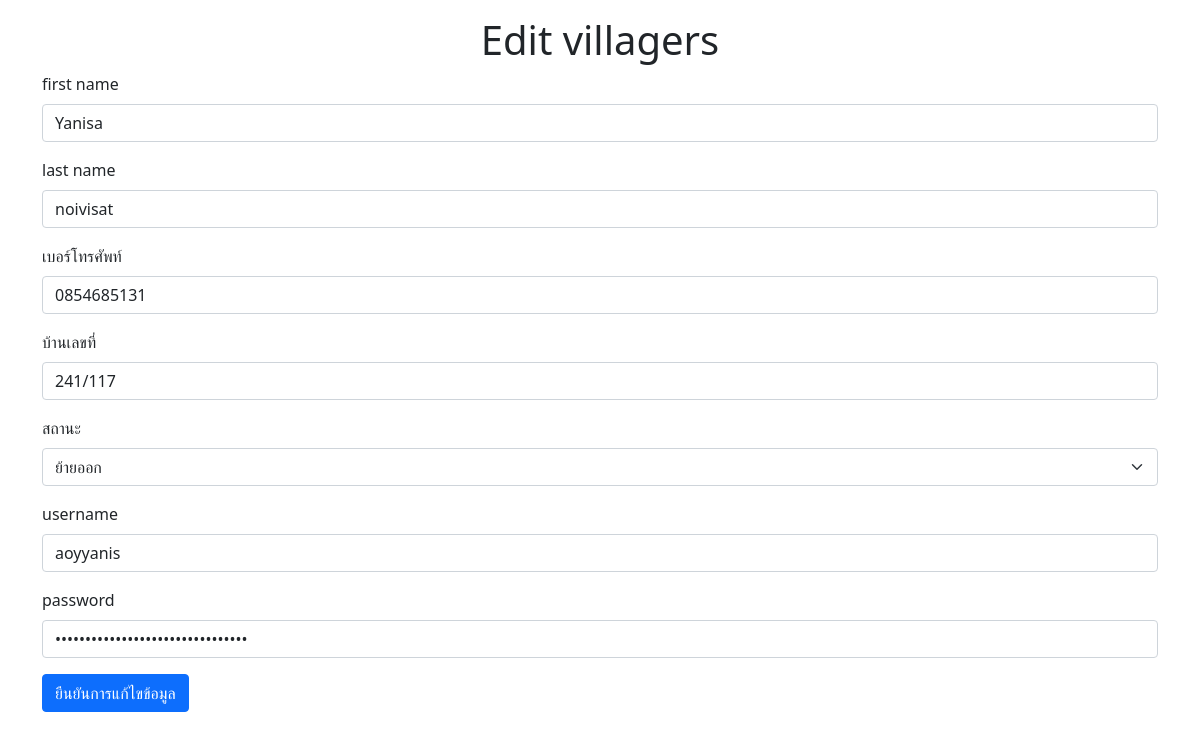
The app's page /components/editVillager.php?id=50 (signed in) with its own data.
### tables this page shows
CREATE TABLE `villagers` (
  `villager_id` int(11) NOT NULL,
  `villager_fname` varchar(50) NOT NULL,
  `villager_lname` varchar(30) NOT NULL,
  `villager_housenum` varchar(10) NOT NULL,
  `villager_tel` varchar(12) NOT NULL,
  `add_date` timestamp NOT NULL DEFAULT current_timestamp() ON UPDATE current_timestamp(),
  `role_id` int(2) NOT NULL,
  `username` varchar(50) NOT NULL,
  `password` varchar(50) NOT NULL,
  `img_profile` varchar(255) NOT NULL
);

### config/connect.php (called while the page is built, shortened)
<?php
$host ="localhost";
$username="root";
$password = "";
$db = "amornsap_village";
$dsn = "mysql:host=$host;dbname=$db;charset=utf8";
try {
    $pdo = new PDO($dsn,$username,$password);
}catch(PDOException $e){
    echo $e->getMessage();
}
require_once"controller.php";
$controller = new Controller($pdo);
?>

### config/controller.php (called while the page is built, shortened)
<?php
class Controller {
    private $db;
    function __construct($con){
        $this->db = $con;
    }
    function getRole_users(){
        try {
            $sql = "SELECT * FROM role_users";
            $result=$this->db->query($sql);
            return $result;
        }catch(PDOException $e){
            echo $e->getMessage();
            return false;
        }
    }
    function getEditVillager($id){
        try {
            $sql = "SELECT * FROM villagers vlg INNER JOIN role_users r ON vlg.role_id = r.role_id
            WHERE villager_id = :id";
            $stmt=$this->db->prepare($sql);
            $stmt->bindParam(":id",$id);
            $stmt->execute();
            $result=$stmt->fetch(PDO::FETCH_ASSOC);
            return $result;
        }catch(PDOException $e){
            echo $e->getMessage();
            return false;
        }
    }
}
?>

### components/editVillager.php (the view, shortened to what this page needs)
<?php
require_once "../config/connect.php";
$result=$controller->getRole_users();
if(!isset($_GET["id"])){
    header('Location:../views/ad_villager.php?title=villagers');
}else{
    $id=$_GET["id"];
    $vlg=$controller->getEditVillager($id);
}
?>
<!DOCTYPE html>
<html lang="en">
<head>
    <link href="https://cdn.jsdelivr.net/npm/bootstrap@5.0.2/dist/css/bootstrap.min.css" rel="stylesheet">
    <link rel="stylesheet" href="https://cdn.jsdelivr.net/npm/bootstrap-icons@1.10.2/font/bootstrap-icons.css">
</head>
<body>
    <div class="container">
        <h1 class="text-center mt-3">Edit villagers</h1>
        <form action="updateVillager.php" method="post">
            <div class="form-group mb-3">
                <label for="fname" class="form-label">first name</label>
                <input type="text" class="form-control" name="fname" value="<?php echo $vlg["villager_fname"] ?>">
            </div>
            <div class="form-group mb-3">
                <label for="lname" class="form-label">last name</label>
                <input type="text" class="form-control" name="lname" value="<?php echo $vlg["villager_lname"] ?>">
            </div>
            <div class="form-group mb-3">
                <label for="telephone" class="form-label">เบอร์โทรศัพท์</label>
                <input type="text" class="form-control" name="telephone" value="<?php echo $vlg["villager_tel"] ?>" maxlength="10">
            </div>
            <div class="form-group mb-3">
                <label for="house_number" class="form-label">บ้านเลขที่</label>
                <input type="text" class="form-control" name="house_number" value="<?php echo $vlg["villager_housenum"] ?>" placeholder="000/000" maxlength="7">
            </div>
            <div class="form-group mb-3">
                <label for="role_id" class="form-label">สถานะ</label>
                <select name="role_id" class="form-select mb-3">
                    <?php while ($row = $result->fetch(PDO::FETCH_ASSOC)){  ?>
                        <option <?php if($row["role_id"] == $vlg["role_id"]) echo"selected" ?>
                        value="<?php echo $row["role_id"]; ?>"><?php echo $row["role_status"]?></option>
                    <?php }?>
                </select>
            </div>
            <div class="mb-3">
                <label for="username" class="form-label">username</label>
                <input type="text" class="form-control" name="username" value="<?php echo $vlg["username"] ?>" aria-describedby="username">
            </div>
            <div class="mb-3">
                <label for="password" class="form-label">password</label>
                <input type="password" class="form-control" name="password" value="<?php echo $vlg["password"] ?>" aria-describedby="password">
            </div>
            <button type="submit" name= "submit" class="btn btn-primary">ยืนยันการแก้ไขข้อมูล</button>
        </form>
    </div>
</body>
</html>

### records on screen
villagers: fname "Yanisa", lname "noivisat", telephone "0854685131", house_number "241/117", username "aoyyanis"

### other values on screen
form field role_id "ย้ายออก"
